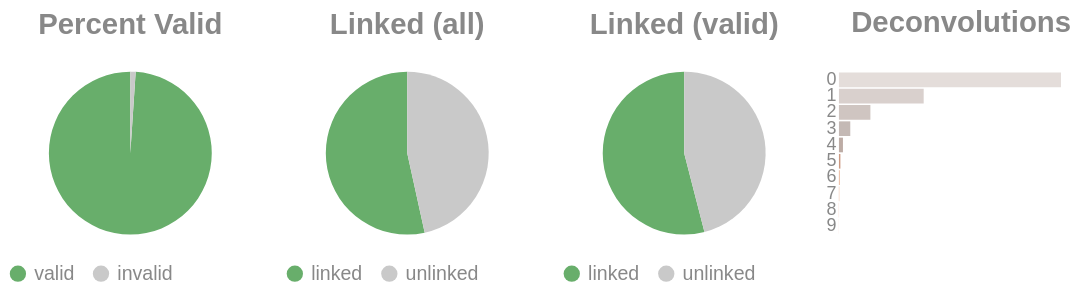

The cell this chart's notebook holds for it:
### Code cell
if SKIPLR:
    pass
else:
    clash = Counter()
    for i in valids['molecule'].to_list():
        _mol = i.split("-")
        if len(_mol) == 1:
            clash.update('0')
        else:
            clash.update(_mol[-1])

    _d = {"deconvolutions": [], 'count': []}
    for k,v in clash.items():
        _d['deconvolutions'].append(k)
        _d['count'].append(v)

    tot_valid = valids['reads'].sum()
    mask = valids['reads'] >= 2
    n_linked_reads = valids.filter(mask)['reads'].sum()
    if n_linked_reads == 0:
        print_html("No linked molecules (>=2 reads) were detected; skipping linked-only distributions.")
        SKIPLR = True
    else:
        perc_valid = round(tot_valid / n_reads, 4)
        linked_perc_abs = round(n_linked_reads / n_reads, 4)
        linked_perc = round(n_linked_reads / tot_valid, 4)

    _valid = pl.DataFrame({"valids": ['valid', 'invalid'], "count": [tot_valid, n_reads - tot_valid]})
    _linked_abs = pl.DataFrame({"linked (absolute)": ['linked', 'unlinked'], "count": [n_linked_reads, n_reads - n_linked_reads]})
    _linked_rel = pl.DataFrame({"linked (valids)": ['linked', 'unlinked'], "count": [n_linked_reads, tot_valid - n_linked_reads]})

    (
        alt.hconcat(
            piechart(_valid, goodval = 'valid', title = "Percent Valid"),
            piechart(_linked_abs, goodval = "linked", title =  "Linked (all)"),
            piechart(_linked_rel, goodval = "linked", title =  "Linked (valid)"),
            convolutionbar(pl.DataFrame(_d), title = "Deconvolutions"),
            center = True,
            bounds = 'flush'
        )
        .resolve_scale(color='independent')
        .resolve_legend('independent')
        .properties(usermeta={'embedOptions': {"actions": False}})
    ).display()

### Figure 1 — Vega-Lite specification as saved in the notebook (floating-point values rounded to 4 significant figures)
{"width": "container", "height": 400, "config": {"title": {"anchor": "start", "dy": -15, "fontSize": 18, "color": "#888888", "subtitleColor": "#888888", "subtitleFontSize": 14}, "arc": {"fill": "#0072B2"}, "axis": {"domainColor": "#888888", "domainWidth": 0.5, "gridWidth": 0.2, "grid": false, "titleFontWeight": 400, "titleFontSize": 15, "labelFontSize": 11, "labelColor": "#888888", "tickColor": "#888888", "tickWidth": 0.2, "titleColor": "#888888"}, "axisBand": {"grid": false}, "axisX": {"grid": true, "tickSize": 10, "domainCap": "round"}, "axisY": {"domain": false, "grid": true, "tickSize": 0, "domainCap": "round"}, "background": "transparent", "header": {"labelFontSize": 15, "labelColor": "#888888", "titleFontSize": 15, "titleFontWeight": 600, "titleColor": "#888888"}, "legend": {"labelFont": "sans-serif", "labelFontSize": 12, "labelColor": "#888888", "symbolSize": 100, "symbolType": "circle", "titleFontSize": 12, "titlePadding": 10, "titleColor": "#888888", "title": null}, "range": {"category": ["#E69F00", "#56B4E9", "#009E73", "#F0E442", "#0072B2", "#D55E00", "#CC79A7", "#000000"], "diverging": ["#cfe8f3", "#a2d4ec", "#73bfe2", "#46abdb", "#1696d2", "#12719e"]}, "area": {"fill": "#0072B2", "fillOpacity": 0.7, "line": true, "strokeOpacity": 0.7}, "line": {"color": "#0072B2", "stroke": "#0072B2", "strokeWidth": 2}, "trail": {"color": "#0072B2", "stroke": "#0072B2", "strokeWidth": 0, "size": 1}, "point": {"filled": true, "fillOpacity": 1.0, "size": 95}, "text": {"color": "#888888", "fontSize": 11, "align": "right", "fontWeight": 400, "size": 11}, "bar": {"fill": "#0072B2", "stroke": null}, "view": {"stroke": null, "continuousWidth": 660, "continuousHeight": 400}}, "hconcat": [{"data": {"name": "data-839aaa28757b8b9fc1bdf09e05fd7254"}, "mark": {"type": "arc"}, "encoding": {"color": {"field": "valids", "legend": {"orient": "bottom", "title": null}, "scale": {"domain": ["valid", "invalid"], "range": ["#68ae6b", "#C9C9C9"]}, "title": "Valids", "type": "nominal"}, "theta": {"field": "count", "type": "quantitative"}, "tooltip": [{"field": "valids", "title": "Valids", "type": "ordinal"}, {"field": "percent", "format": ".2%", "title": "Percent", "type": "quantitative"}, {"field": "count", "title": "Count", "type": "quantitative"}]}, "height": 100, "title": {"text": "Percent Valid", "align": "center", "anchor": "middle"}, "transform": [{"calculate": "datum.count / 3601362", "as": "percent"}], "width": 150}, {"data": {"name": "data-d01888865905cb82f8b290ebf9099441"}, "mark": {"type": "arc"}, "encoding": {"color": {"field": "linked (absolute)", "legend": {"orient": "bottom", "title": null}, "scale": {"domain": ["linked", "unlinked"], "range": ["#68ae6b", "#C9C9C9"]}, "title": "Linked (Absolute)", "type": "nominal"}, "theta": {"field": "count", "type": "quantitative"}, "tooltip": [{"field": "linked (absolute)", "title": "Linked (Absolute)", "type": "ordinal"}, {"field": "percent", "format": ".2%", "title": "Percent", "type": "quantitative"}, {"field": "count", "title": "Count", "type": "quantitative"}]}, "height": 100, "title": {"text": "Linked (all)", "align": "center", "anchor": "middle"}, "transform": [{"calculate": "datum.count / 3601362", "as": "percent"}], "width": 150}, {"data": {"name": "data-b4c25c6f4cd6f287296255353f421b00"}, "mark": {"type": "arc"}, "encoding": {"color": {"field": "linked (valids)", "legend": {"orient": "bottom", "title": null}, "scale": {"domain": ["linked", "unlinked"], "range": ["#68ae6b", "#C9C9C9"]}, "title": "Linked (Valids)", "type": "nominal"}, "theta": {"field": "count", "type": "quantitative"}, "tooltip": [{"field": "linked (valids)", "title": "Linked (Valids)", "type": "ordinal"}, {"field": "percent", "format": ".2%", "title": "Percent", "type": "quantitative"}, {"field": "count", "title": "Count", "type": "quantitative"}]}, "height": 100, "title": {"text": "Linked (valid)", "align": "center", "anchor": "middle"}, "transform": [{"calculate": "datum.count / 3563531", "as": "percent"}], "width": 150}, {"data": {"name": "data-98edcc3eb65878bc106b5fea380d46ab"}, "mark": {"type": "bar"}, "encoding": {"color": {"field": "deconvolutions", "legend": null, "scale": {"scheme": "lightgreyred"}, "type": "nominal"}, "tooltip": [{"field": "deconvolutions", "title": "Deconvolutions", "type": "ordinal"}, {"field": "percent", "format": ".2%", "title": "Percent", "type": "quantitative"}, {"field": "count", "title": "Count", "type": "quantitative"}], "x": {"axis": null, "field": "count", "type": "quantitative"}, "y": {"field": "deconvolutions", "sort": "ascending", "title": null, "type": "nominal"}}, "height": 100, "title": {"text": "Deconvolutions", "align": "center", "anchor": "middle"}, "transform": [{"calculate": "datum.count / 2330512", "as": "percent"}], "width": 150}], "bounds": "flush", "center": true, "resolve": {"legend": {"angle": "independent"}, "scale": {"color": "independent"}}, "usermeta": {"embedOptions": {"actions": false}}, "$schema": "https://vega.github.io/schema/vega-lite/v6.4.1.json", "datasets": {"data-839aaa28757b8b9fc1bdf09e05fd7254": [{"valids": "valid", "count": 3563531}, {"valids": "invalid", "count": 37831}], "data-d01888865905cb82f8b290ebf9099441": [{"linked (absolute)": "linked", "count": 1924578}, {"linked (absolute)": "unlinked", "count": 1676784}], "data-b4c25c6f4cd6f287296255353f421b00": [{"linked (valids)": "linked", "count": 1924578}, {"linked (valids)": "unlinked", "count": 1638953}], "data-98edcc3eb65878bc106b5fea380d46ab": [{"deconvolutions": "0", "count": 1454104}, {"deconvolutions": "1", "count": 554899}, {"deconvolutions": "2", "count": 206012}, {"deconvolutions": "3", "count": 74255}, {"deconvolutions": "4", "count": 26237}, {"deconvolutions": "5", "count": 9509}, {"deconvolutions": "6", "count": 3495}, {"deconvolutions": "7", "count": 1326}, {"deconvolutions": "8", "count": 501}, {"deconvolutions": "9", "count": 174}]}}
